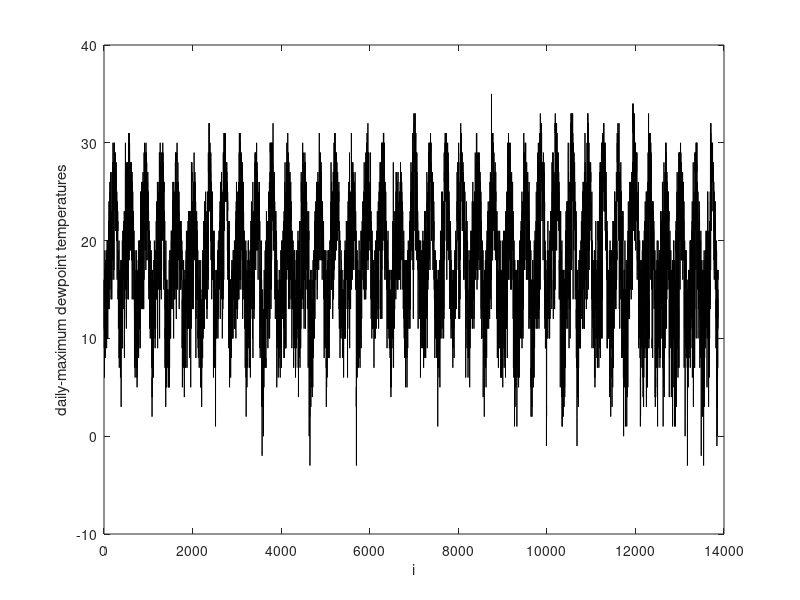

The MATLAB source for this figure: (Note: this script raises an error after producing the figure.)
clc;
clear;
%% Extremal index estimates for dewpoint temperatures data (see, Sec 5.2 in Markovich and Rodionov 2022)
%% Dewpoint temperatures data by Raymond et al. (2020)
M=dlmread('dewpoint_data2.txt');
s_1=M(:,1); s_2=M(:,2);s_3=M(:,3); s_4=M(:,4); s_5=M(:,5);s_6=M(:,6); 
s_7=M(:,7);s_8=M(:,8); s_9=M(:,9); s_10=M(:,10); s_11=M(:,11); s_12=M(:,12);
Z_l= length(s_1); % Length of the sample we use to estimate extremal index
Z_l
z_1=s_1(isfinite(s_1(:)), :);
min(z_1)
max(z_1)
length(z_1)
for j=1:length(z_1)
    thr_val_q(j)=j;
end
plot(thr_val_q, z_1,'k')
      xlabel('i')
 ylabel('daily-maximum dewpoint temperatures')
[theta_1, theta_2, theta_3, flag_s] = KgapsestimatorDIS2(z_1);
flag_s
theta_1
theta_2
theta_3